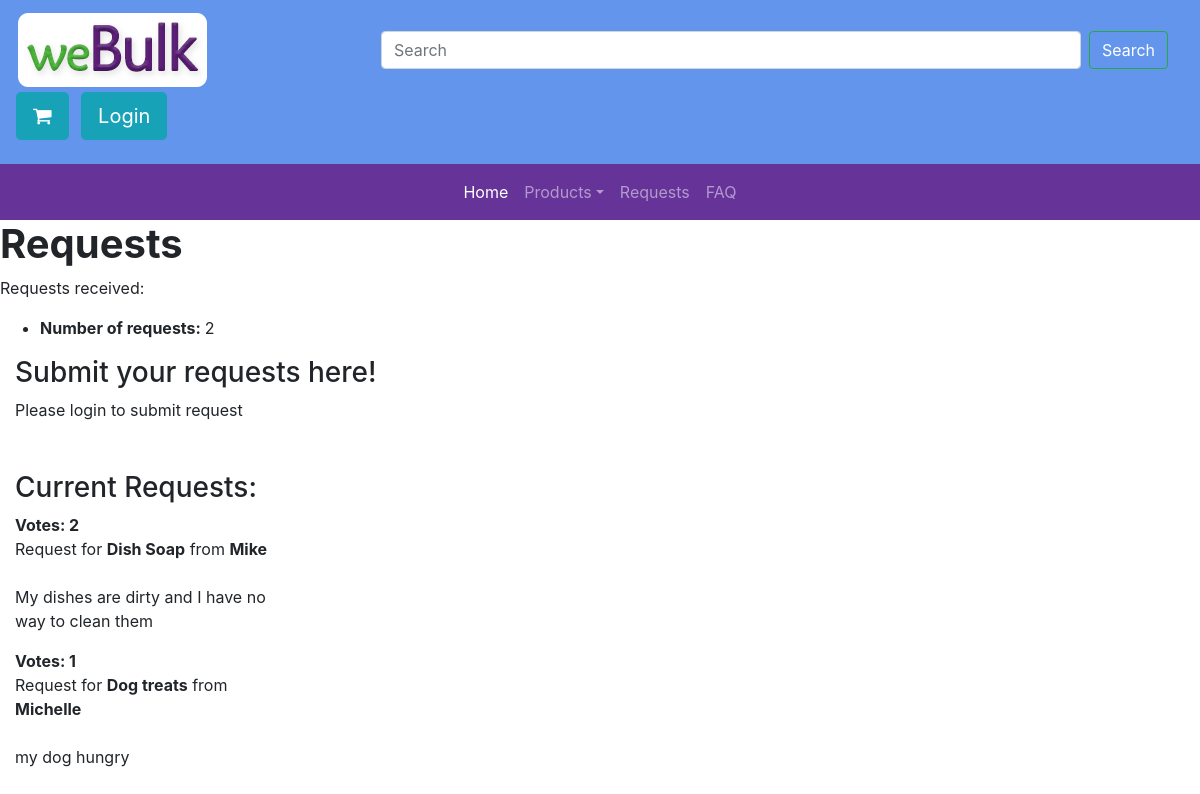
Screenshot of /catalog/requests with the database file from the repository.
### catalog/models.py (models this page shows, shortened)
class Request(models.Model):
    user = models.ForeignKey(User, on_delete=models.SET_NULL, null=True)
    request_title = models.CharField(max_length=200, help_text="Enter Request Title")
    request_text = models.TextField(max_length=200, help_text="Enter Request Text")
    popularity = models.IntegerField(default=0)
    class Meta:
        ordering = ["request_title"]
    def display_user(self):
        """
        Creates a string for the Genre. This is required to display genre in Admin.
        """
        return self.user.first_name
    display_user.short_description = 'User'

### catalog/views.py (the view, shortened to what this page needs)
# urls.py: url(r'requests', views.requests, name='requests'),
def requests(request):
    form = SubmitRequestForm()
    num_requests=Request.objects.count()
    rquests=Request.objects.order_by('-popularity').all()
    return render(
    	request,
    	'requests.html',
    	context={'num_requests':num_requests, 'rquests': rquests, 'form':form}
    )

### catalog/forms.py (shortened to what this page needs)
class SubmitRequestForm(forms.Form):
    product_name = forms.CharField(max_length=200, help_text="</br>")
    description = forms.CharField(max_length=200,widget=forms.Textarea, help_text="")

### catalog/templates/requests.html
{% extends "base_generic.html" %}
{% block content %}
<h1><strong>Requests</strong></h1>
<p>Requests received:</p>
<ul>
	<li><strong>Number of requests: </strong>{{num_requests}}</li>
</ul>
<div class="container-fluid" id="request-body">
  <div class="row">
    <div class="col-sm-12 req-title">
      <h3>Submit your requests here!</h3>
    </div>
	<div class="col-sm-3 req-title">
    {% if user.is_authenticated %}
    <form action="" method="post">
      {% csrf_token %}
    <p><br>Item Info</p>
      {{form}}
      <br>
      <input type="submit" value="Submit">
    </form>
    {% else %}
    <p>Please login to submit request</p>
    {% endif %}
    <h3><br>Current Requests:</h3>
    {% for r in rquests %}
    <p><strong>Votes: {{r.popularity}}</strong><br>
    		   Request for <strong>{{r.request_title}}</strong> from <strong>{{r.user.first_name}}</strong><br><br>
               {{r.request_text}}
    </p>
    {% endfor %}
	</div>
  </div>
</div>
{% endblock %}

### rows the page displays
Request: popularity "2", request_title "Dish Soap", user.first_name "Mike", request_text "My dishes are dirty and I have no way to clean them"
Request: popularity "1", request_title "Dog treats", user.first_name "Michelle", request_text "my dog hungry"

### other values shown
{{ num_requests }} "2"
